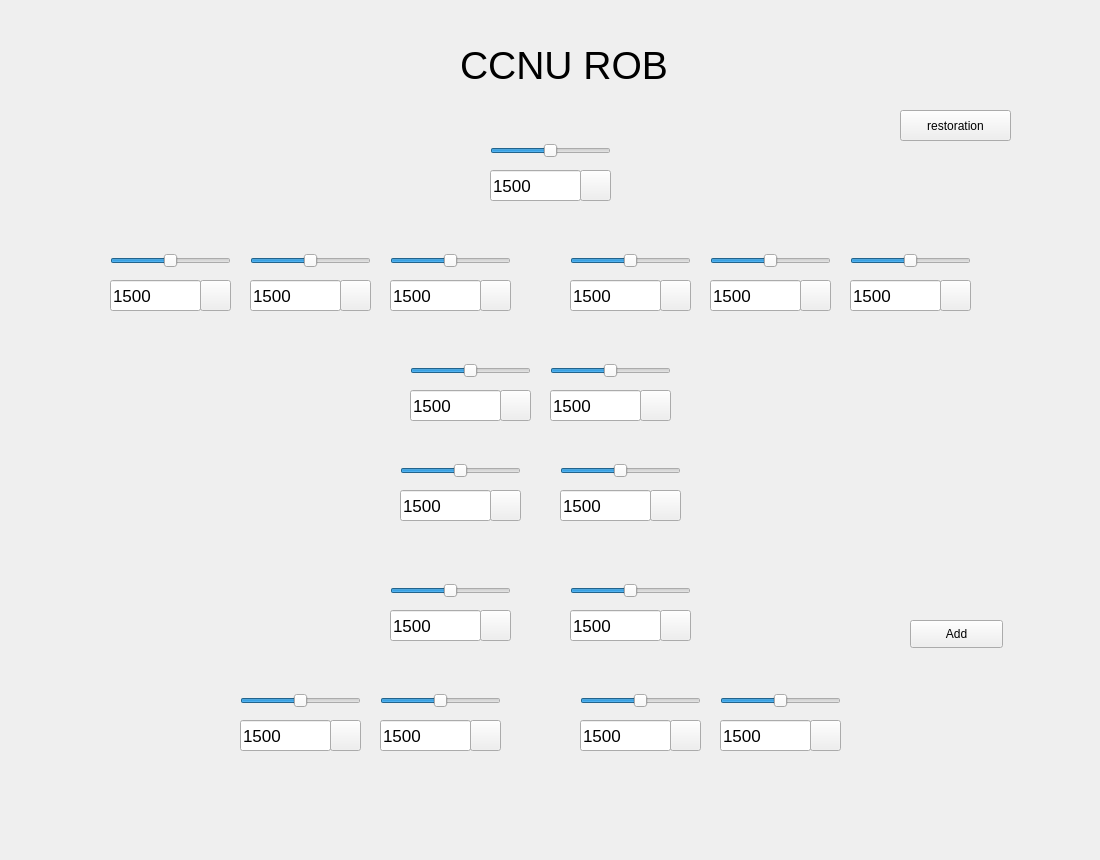
<?xml version="1.0" encoding="UTF-8"?>
<ui version="4.0">
 <class>MainWindow</class>
 <widget class="QMainWindow" name="MainWindow">
  <property name="geometry">
   <rect>
    <x>0</x>
    <y>0</y>
    <width>1100</width>
    <height>860</height>
   </rect>
  </property>
  <property name="font">
   <font>
    <pointsize>20</pointsize>
   </font>
  </property>
  <property name="windowTitle">
   <string>MainWindow</string>
  </property>
  <widget class="QWidget" name="centralWidget">
   <widget class="QLabel" name="label">
    <property name="geometry">
     <rect>
      <x>460</x>
      <y>30</y>
      <width>221</width>
      <height>71</height>
     </rect>
    </property>
    <property name="font">
     <font>
      <pointsize>29</pointsize>
     </font>
    </property>
    <property name="text">
     <string>CCNU ROB</string>
    </property>
   </widget>
   <widget class="QPushButton" name="pushButton">
    <property name="geometry">
     <rect>
      <x>910</x>
      <y>620</y>
      <width>93</width>
      <height>28</height>
     </rect>
    </property>
    <property name="font">
     <font>
      <pointsize>9</pointsize>
     </font>
    </property>
    <property name="text">
     <string>Add</string>
    </property>
   </widget>
   <widget class="QLineEdit" name="lineEdit">
    <property name="geometry">
     <rect>
      <x>490</x>
      <y>170</y>
      <width>91</width>
      <height>31</height>
     </rect>
    </property>
    <property name="font">
     <font>
      <pointsize>13</pointsize>
     </font>
    </property>
    <property name="text">
     <string>1500</string>
    </property>
   </widget>
   <widget class="QPushButton" name="pushButton_2">
    <property name="geometry">
     <rect>
      <x>580</x>
      <y>170</y>
      <width>31</width>
      <height>31</height>
     </rect>
    </property>
    <property name="text">
     <string/>
    </property>
   </widget>
   <widget class="QPushButton" name="pushButton_3">
    <property name="geometry">
     <rect>
      <x>200</x>
      <y>280</y>
      <width>31</width>
      <height>31</height>
     </rect>
    </property>
    <property name="font">
     <font>
      <pointsize>13</pointsize>
     </font>
    </property>
    <property name="text">
     <string/>
    </property>
   </widget>
   <widget class="QLineEdit" name="lineEdit_2">
    <property name="geometry">
     <rect>
      <x>110</x>
      <y>280</y>
      <width>91</width>
      <height>31</height>
     </rect>
    </property>
    <property name="font">
     <font>
      <pointsize>13</pointsize>
     </font>
    </property>
    <property name="text">
     <string>1500</string>
    </property>
   </widget>
   <widget class="QPushButton" name="pushButton_4">
    <property name="geometry">
     <rect>
      <x>340</x>
      <y>280</y>
      <width>31</width>
      <height>31</height>
     </rect>
    </property>
    <property name="font">
     <font>
      <pointsize>13</pointsize>
     </font>
    </property>
    <property name="text">
     <string/>
    </property>
   </widget>
   <widget class="QLineEdit" name="lineEdit_3">
    <property name="geometry">
     <rect>
      <x>250</x>
      <y>280</y>
      <width>91</width>
      <height>31</height>
     </rect>
    </property>
    <property name="font">
     <font>
      <pointsize>13</pointsize>
     </font>
    </property>
    <property name="text">
     <string>1500</string>
    </property>
   </widget>
   <widget class="QPushButton" name="pushButton_5">
    <property name="geometry">
     <rect>
      <x>480</x>
      <y>280</y>
      <width>31</width>
      <height>31</height>
     </rect>
    </property>
    <property name="font">
     <font>
      <pointsize>13</pointsize>
     </font>
    </property>
    <property name="text">
     <string/>
    </property>
   </widget>
   <widget class="QLineEdit" name="lineEdit_4">
    <property name="geometry">
     <rect>
      <x>390</x>
      <y>280</y>
      <width>91</width>
      <height>31</height>
     </rect>
    </property>
    <property name="font">
     <font>
      <pointsize>13</pointsize>
     </font>
    </property>
    <property name="text">
     <string>1500</string>
    </property>
   </widget>
   <widget class="QPushButton" name="pushButton_6">
    <property name="geometry">
     <rect>
      <x>940</x>
      <y>280</y>
      <width>31</width>
      <height>31</height>
     </rect>
    </property>
    <property name="font">
     <font>
      <pointsize>13</pointsize>
     </font>
    </property>
    <property name="text">
     <string/>
    </property>
   </widget>
   <widget class="QPushButton" name="pushButton_7">
    <property name="geometry">
     <rect>
      <x>800</x>
      <y>280</y>
      <width>31</width>
      <height>31</height>
     </rect>
    </property>
    <property name="font">
     <font>
      <pointsize>13</pointsize>
     </font>
    </property>
    <property name="text">
     <string/>
    </property>
   </widget>
   <widget class="QLineEdit" name="lineEdit_5">
    <property name="geometry">
     <rect>
      <x>850</x>
      <y>280</y>
      <width>91</width>
      <height>31</height>
     </rect>
    </property>
    <property name="font">
     <font>
      <pointsize>13</pointsize>
     </font>
    </property>
    <property name="text">
     <string>1500</string>
    </property>
   </widget>
   <widget class="QPushButton" name="pushButton_8">
    <property name="geometry">
     <rect>
      <x>660</x>
      <y>280</y>
      <width>31</width>
      <height>31</height>
     </rect>
    </property>
    <property name="font">
     <font>
      <pointsize>13</pointsize>
     </font>
    </property>
    <property name="text">
     <string/>
    </property>
   </widget>
   <widget class="QLineEdit" name="lineEdit_6">
    <property name="geometry">
     <rect>
      <x>710</x>
      <y>280</y>
      <width>91</width>
      <height>31</height>
     </rect>
    </property>
    <property name="font">
     <font>
      <pointsize>13</pointsize>
     </font>
    </property>
    <property name="text">
     <string>1500</string>
    </property>
   </widget>
   <widget class="QLineEdit" name="lineEdit_7">
    <property name="geometry">
     <rect>
      <x>570</x>
      <y>280</y>
      <width>91</width>
      <height>31</height>
     </rect>
    </property>
    <property name="font">
     <font>
      <pointsize>13</pointsize>
     </font>
    </property>
    <property name="text">
     <string>1500</string>
    </property>
   </widget>
   <widget class="QPushButton" name="pushButton_9">
    <property name="geometry">
     <rect>
      <x>500</x>
      <y>390</y>
      <width>31</width>
      <height>31</height>
     </rect>
    </property>
    <property name="font">
     <font>
      <pointsize>13</pointsize>
     </font>
    </property>
    <property name="text">
     <string/>
    </property>
   </widget>
   <widget class="QLineEdit" name="lineEdit_8">
    <property name="geometry">
     <rect>
      <x>410</x>
      <y>390</y>
      <width>91</width>
      <height>31</height>
     </rect>
    </property>
    <property name="font">
     <font>
      <pointsize>13</pointsize>
     </font>
    </property>
    <property name="text">
     <string>1500</string>
    </property>
   </widget>
   <widget class="QPushButton" name="pushButton_10">
    <property name="geometry">
     <rect>
      <x>640</x>
      <y>390</y>
      <width>31</width>
      <height>31</height>
     </rect>
    </property>
    <property name="font">
     <font>
      <pointsize>13</pointsize>
     </font>
    </property>
    <property name="text">
     <string/>
    </property>
   </widget>
   <widget class="QLineEdit" name="lineEdit_9">
    <property name="geometry">
     <rect>
      <x>550</x>
      <y>390</y>
      <width>91</width>
      <height>31</height>
     </rect>
    </property>
    <property name="font">
     <font>
      <pointsize>13</pointsize>
     </font>
    </property>
    <property name="text">
     <string>1500</string>
    </property>
   </widget>
   <widget class="QLineEdit" name="lineEdit_10">
    <property name="geometry">
     <rect>
      <x>400</x>
      <y>490</y>
      <width>91</width>
      <height>31</height>
     </rect>
    </property>
    <property name="font">
     <font>
      <pointsize>13</pointsize>
     </font>
    </property>
    <property name="text">
     <string>1500</string>
    </property>
   </widget>
   <widget class="QPushButton" name="pushButton_12">
    <property name="geometry">
     <rect>
      <x>650</x>
      <y>490</y>
      <width>31</width>
      <height>31</height>
     </rect>
    </property>
    <property name="font">
     <font>
      <pointsize>13</pointsize>
     </font>
    </property>
    <property name="text">
     <string/>
    </property>
   </widget>
   <widget class="QPushButton" name="pushButton_11">
    <property name="geometry">
     <rect>
      <x>490</x>
      <y>490</y>
      <width>31</width>
      <height>31</height>
     </rect>
    </property>
    <property name="font">
     <font>
      <pointsize>13</pointsize>
     </font>
    </property>
    <property name="text">
     <string/>
    </property>
   </widget>
   <widget class="QLineEdit" name="lineEdit_11">
    <property name="geometry">
     <rect>
      <x>560</x>
      <y>490</y>
      <width>91</width>
      <height>31</height>
     </rect>
    </property>
    <property name="font">
     <font>
      <pointsize>13</pointsize>
     </font>
    </property>
    <property name="text">
     <string>1500</string>
    </property>
   </widget>
   <widget class="QLineEdit" name="lineEdit_12">
    <property name="geometry">
     <rect>
      <x>390</x>
      <y>610</y>
      <width>91</width>
      <height>31</height>
     </rect>
    </property>
    <property name="font">
     <font>
      <pointsize>13</pointsize>
     </font>
    </property>
    <property name="text">
     <string>1500</string>
    </property>
   </widget>
   <widget class="QPushButton" name="pushButton_13">
    <property name="geometry">
     <rect>
      <x>480</x>
      <y>610</y>
      <width>31</width>
      <height>31</height>
     </rect>
    </property>
    <property name="font">
     <font>
      <pointsize>13</pointsize>
     </font>
    </property>
    <property name="text">
     <string/>
    </property>
   </widget>
   <widget class="QLineEdit" name="lineEdit_13">
    <property name="geometry">
     <rect>
      <x>570</x>
      <y>610</y>
      <width>91</width>
      <height>31</height>
     </rect>
    </property>
    <property name="font">
     <font>
      <pointsize>13</pointsize>
     </font>
    </property>
    <property name="text">
     <string>1500</string>
    </property>
   </widget>
   <widget class="QPushButton" name="pushButton_14">
    <property name="geometry">
     <rect>
      <x>660</x>
      <y>610</y>
      <width>31</width>
      <height>31</height>
     </rect>
    </property>
    <property name="font">
     <font>
      <pointsize>13</pointsize>
     </font>
    </property>
    <property name="text">
     <string/>
    </property>
   </widget>
   <widget class="QPushButton" name="pushButton_15">
    <property name="geometry">
     <rect>
      <x>670</x>
      <y>720</y>
      <width>31</width>
      <height>31</height>
     </rect>
    </property>
    <property name="font">
     <font>
      <pointsize>13</pointsize>
     </font>
    </property>
    <property name="text">
     <string/>
    </property>
   </widget>
   <widget class="QLineEdit" name="lineEdit_14">
    <property name="geometry">
     <rect>
      <x>580</x>
      <y>720</y>
      <width>91</width>
      <height>31</height>
     </rect>
    </property>
    <property name="font">
     <font>
      <pointsize>13</pointsize>
     </font>
    </property>
    <property name="text">
     <string>1500</string>
    </property>
   </widget>
   <widget class="QPushButton" name="pushButton_16">
    <property name="geometry">
     <rect>
      <x>470</x>
      <y>720</y>
      <width>31</width>
      <height>31</height>
     </rect>
    </property>
    <property name="font">
     <font>
      <pointsize>13</pointsize>
     </font>
    </property>
    <property name="text">
     <string/>
    </property>
   </widget>
   <widget class="QLineEdit" name="lineEdit_15">
    <property name="geometry">
     <rect>
      <x>380</x>
      <y>720</y>
      <width>91</width>
      <height>31</height>
     </rect>
    </property>
    <property name="font">
     <font>
      <pointsize>13</pointsize>
     </font>
    </property>
    <property name="text">
     <string>1500</string>
    </property>
   </widget>
   <widget class="QPushButton" name="pushButton_17">
    <property name="geometry">
     <rect>
      <x>330</x>
      <y>720</y>
      <width>31</width>
      <height>31</height>
     </rect>
    </property>
    <property name="font">
     <font>
      <pointsize>13</pointsize>
     </font>
    </property>
    <property name="text">
     <string/>
    </property>
   </widget>
   <widget class="QLineEdit" name="lineEdit_16">
    <property name="geometry">
     <rect>
      <x>240</x>
      <y>720</y>
      <width>91</width>
      <height>31</height>
     </rect>
    </property>
    <property name="font">
     <font>
      <pointsize>13</pointsize>
     </font>
    </property>
    <property name="text">
     <string>1500</string>
    </property>
   </widget>
   <widget class="QPushButton" name="pushButton_18">
    <property name="geometry">
     <rect>
      <x>810</x>
      <y>720</y>
      <width>31</width>
      <height>31</height>
     </rect>
    </property>
    <property name="font">
     <font>
      <pointsize>13</pointsize>
     </font>
    </property>
    <property name="text">
     <string/>
    </property>
   </widget>
   <widget class="QLineEdit" name="lineEdit_17">
    <property name="geometry">
     <rect>
      <x>720</x>
      <y>720</y>
      <width>91</width>
      <height>31</height>
     </rect>
    </property>
    <property name="font">
     <font>
      <pointsize>13</pointsize>
     </font>
    </property>
    <property name="text">
     <string>1500</string>
    </property>
   </widget>
   <widget class="QSlider" name="horizontalSlider">
    <property name="geometry">
     <rect>
      <x>490</x>
      <y>140</y>
      <width>121</width>
      <height>21</height>
     </rect>
    </property>
    <property name="minimum">
     <number>500</number>
    </property>
    <property name="maximum">
     <number>2500</number>
    </property>
    <property name="pageStep">
     <number>1</number>
    </property>
    <property name="value">
     <number>1500</number>
    </property>
    <property name="orientation">
     <enum>Qt::Horizontal</enum>
    </property>
   </widget>
   <widget class="QSlider" name="horizontalSlider_2">
    <property name="geometry">
     <rect>
      <x>110</x>
      <y>250</y>
      <width>121</width>
      <height>21</height>
     </rect>
    </property>
    <property name="minimum">
     <number>500</number>
    </property>
    <property name="maximum">
     <number>2500</number>
    </property>
    <property name="pageStep">
     <number>1</number>
    </property>
    <property name="value">
     <number>1500</number>
    </property>
    <property name="orientation">
     <enum>Qt::Horizontal</enum>
    </property>
   </widget>
   <widget class="QSlider" name="horizontalSlider_3">
    <property name="geometry">
     <rect>
      <x>250</x>
      <y>250</y>
      <width>121</width>
      <height>21</height>
     </rect>
    </property>
    <property name="minimum">
     <number>500</number>
    </property>
    <property name="maximum">
     <number>2500</number>
    </property>
    <property name="pageStep">
     <number>1</number>
    </property>
    <property name="value">
     <number>1500</number>
    </property>
    <property name="orientation">
     <enum>Qt::Horizontal</enum>
    </property>
   </widget>
   <widget class="QSlider" name="horizontalSlider_4">
    <property name="geometry">
     <rect>
      <x>390</x>
      <y>250</y>
      <width>121</width>
      <height>21</height>
     </rect>
    </property>
    <property name="minimum">
     <number>500</number>
    </property>
    <property name="maximum">
     <number>2500</number>
    </property>
    <property name="pageStep">
     <number>1</number>
    </property>
    <property name="value">
     <number>1500</number>
    </property>
    <property name="orientation">
     <enum>Qt::Horizontal</enum>
    </property>
   </widget>
   <widget class="QSlider" name="horizontalSlider_5">
    <property name="geometry">
     <rect>
      <x>850</x>
      <y>250</y>
      <width>121</width>
      <height>21</height>
     </rect>
    </property>
    <property name="minimum">
     <number>500</number>
    </property>
    <property name="maximum">
     <number>2500</number>
    </property>
    <property name="pageStep">
     <number>1</number>
    </property>
    <property name="value">
     <number>1500</number>
    </property>
    <property name="orientation">
     <enum>Qt::Horizontal</enum>
    </property>
   </widget>
   <widget class="QSlider" name="horizontalSlider_6">
    <property name="geometry">
     <rect>
      <x>710</x>
      <y>250</y>
      <width>121</width>
      <height>21</height>
     </rect>
    </property>
    <property name="minimum">
     <number>500</number>
    </property>
    <property name="maximum">
     <number>2500</number>
    </property>
    <property name="pageStep">
     <number>1</number>
    </property>
    <property name="value">
     <number>1500</number>
    </property>
    <property name="orientation">
     <enum>Qt::Horizontal</enum>
    </property>
   </widget>
   <widget class="QSlider" name="horizontalSlider_7">
    <property name="geometry">
     <rect>
      <x>570</x>
      <y>250</y>
      <width>121</width>
      <height>21</height>
     </rect>
    </property>
    <property name="minimum">
     <number>500</number>
    </property>
    <property name="maximum">
     <number>2500</number>
    </property>
    <property name="pageStep">
     <number>1</number>
    </property>
    <property name="value">
     <number>1500</number>
    </property>
    <property name="orientation">
     <enum>Qt::Horizontal</enum>
    </property>
   </widget>
   <widget class="QSlider" name="horizontalSlider_8">
    <property name="geometry">
     <rect>
      <x>410</x>
      <y>360</y>
      <width>121</width>
      <height>21</height>
     </rect>
    </property>
    <property name="minimum">
     <number>500</number>
    </property>
    <property name="maximum">
     <number>2500</number>
    </property>
    <property name="pageStep">
     <number>1</number>
    </property>
    <property name="value">
     <number>1500</number>
    </property>
    <property name="orientation">
     <enum>Qt::Horizontal</enum>
    </property>
   </widget>
   <widget class="QSlider" name="horizontalSlider_9">
    <property name="geometry">
     <rect>
      <x>550</x>
      <y>360</y>
      <width>121</width>
      <height>21</height>
     </rect>
    </property>
    <property name="minimum">
     <number>500</number>
    </property>
    <property name="maximum">
     <number>2500</number>
    </property>
    <property name="pageStep">
     <number>1</number>
    </property>
    <property name="value">
     <number>1500</number>
    </property>
    <property name="orientation">
     <enum>Qt::Horizontal</enum>
    </property>
   </widget>
   <widget class="QSlider" name="horizontalSlider_10">
    <property name="geometry">
     <rect>
      <x>400</x>
      <y>460</y>
      <width>121</width>
      <height>21</height>
     </rect>
    </property>
    <property name="minimum">
     <number>500</number>
    </property>
    <property name="maximum">
     <number>2500</number>
    </property>
    <property name="pageStep">
     <number>1</number>
    </property>
    <property name="value">
     <number>1500</number>
    </property>
    <property name="orientation">
     <enum>Qt::Horizontal</enum>
    </property>
   </widget>
   <widget class="QSlider" name="horizontalSlider_11">
    <property name="geometry">
     <rect>
      <x>560</x>
      <y>460</y>
      <width>121</width>
      <height>21</height>
     </rect>
    </property>
    <property name="minimum">
     <number>500</number>
    </property>
    <property name="maximum">
     <number>2500</number>
    </property>
    <property name="pageStep">
     <number>1</number>
    </property>
    <property name="value">
     <number>1500</number>
    </property>
    <property name="orientation">
     <enum>Qt::Horizontal</enum>
    </property>
   </widget>
   <widget class="QSlider" name="horizontalSlider_12">
    <property name="geometry">
     <rect>
      <x>390</x>
      <y>580</y>
      <width>121</width>
      <height>21</height>
     </rect>
    </property>
    <property name="minimum">
     <number>500</number>
    </property>
    <property name="maximum">
     <number>2500</number>
    </property>
    <property name="pageStep">
     <number>1</number>
    </property>
    <property name="value">
     <number>1500</number>
    </property>
    <property name="orientation">
     <enum>Qt::Horizontal</enum>
    </property>
   </widget>
   <widget class="QSlider" name="horizontalSlider_13">
    <property name="geometry">
     <rect>
      <x>570</x>
      <y>580</y>
      <width>121</width>
      <height>21</height>
     </rect>
    </property>
    <property name="minimum">
     <number>500</number>
    </property>
    <property name="maximum">
     <number>2500</number>
    </property>
    <property name="pageStep">
     <number>1</number>
    </property>
    <property name="value">
     <number>1500</number>
    </property>
    <property name="orientation">
     <enum>Qt::Horizontal</enum>
    </property>
   </widget>
   <widget class="QSlider" name="horizontalSlider_14">
    <property name="geometry">
     <rect>
      <x>580</x>
      <y>690</y>
      <width>121</width>
      <height>21</height>
     </rect>
    </property>
    <property name="minimum">
     <number>500</number>
    </property>
    <property name="maximum">
     <number>2500</number>
    </property>
    <property name="pageStep">
     <number>1</number>
    </property>
    <property name="value">
     <number>1500</number>
    </property>
    <property name="orientation">
     <enum>Qt::Horizontal</enum>
    </property>
   </widget>
   <widget class="QSlider" name="horizontalSlider_15">
    <property name="geometry">
     <rect>
      <x>380</x>
      <y>690</y>
      <width>121</width>
      <height>21</height>
     </rect>
    </property>
    <property name="minimum">
     <number>500</number>
    </property>
    <property name="maximum">
     <number>2500</number>
    </property>
    <property name="pageStep">
     <number>1</number>
    </property>
    <property name="value">
     <number>1500</number>
    </property>
    <property name="orientation">
     <enum>Qt::Horizontal</enum>
    </property>
   </widget>
   <widget class="QSlider" name="horizontalSlider_16">
    <property name="geometry">
     <rect>
      <x>240</x>
      <y>690</y>
      <width>121</width>
      <height>21</height>
     </rect>
    </property>
    <property name="minimum">
     <number>500</number>
    </property>
    <property name="maximum">
     <number>2500</number>
    </property>
    <property name="pageStep">
     <number>1</number>
    </property>
    <property name="value">
     <number>1500</number>
    </property>
    <property name="orientation">
     <enum>Qt::Horizontal</enum>
    </property>
   </widget>
   <widget class="QSlider" name="horizontalSlider_17">
    <property name="geometry">
     <rect>
      <x>720</x>
      <y>690</y>
      <width>121</width>
      <height>21</height>
     </rect>
    </property>
    <property name="minimum">
     <number>500</number>
    </property>
    <property name="maximum">
     <number>2500</number>
    </property>
    <property name="pageStep">
     <number>1</number>
    </property>
    <property name="value">
     <number>1500</number>
    </property>
    <property name="orientation">
     <enum>Qt::Horizontal</enum>
    </property>
   </widget>
   <widget class="QPushButton" name="re">
    <property name="geometry">
     <rect>
      <x>900</x>
      <y>110</y>
      <width>111</width>
      <height>31</height>
     </rect>
    </property>
    <property name="font">
     <font>
      <pointsize>9</pointsize>
     </font>
    </property>
    <property name="text">
     <string>restoration</string>
    </property>
   </widget>
  </widget>
 </widget>
 <resources/>
 <connections/>
</ui>
